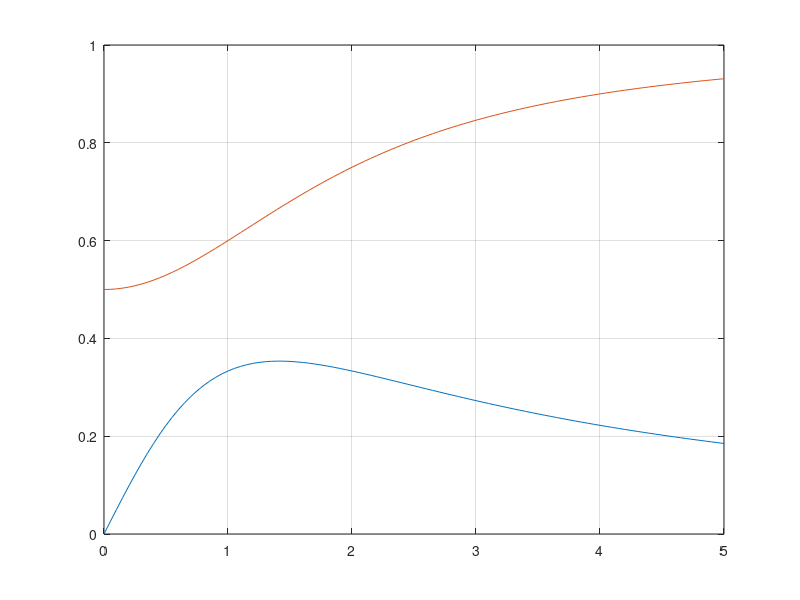

Source code (MATLAB):
clear all
close all

Es=1;
Ep=1;
Cd=1;

for ii=1:101
  Omega=(ii-1)*.05;
  Freq(ii)=Omega;
  EComplex=(Es*Ep+Es*Cd*i*Omega)/(Es+Ep+(i*Omega*Cd))
  Estorage(ii)=real(EComplex);
  Eloss=imag(EComplex);
  Eta(ii)=Eloss/Estorage(ii);
end

plot(Freq,Eta,Freq,Estorage)
axis([0,5,0,1])
grid